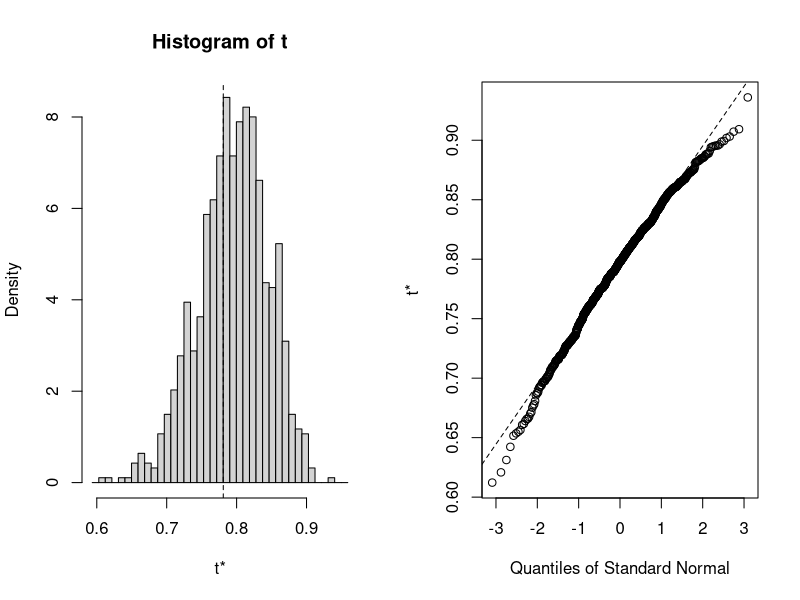
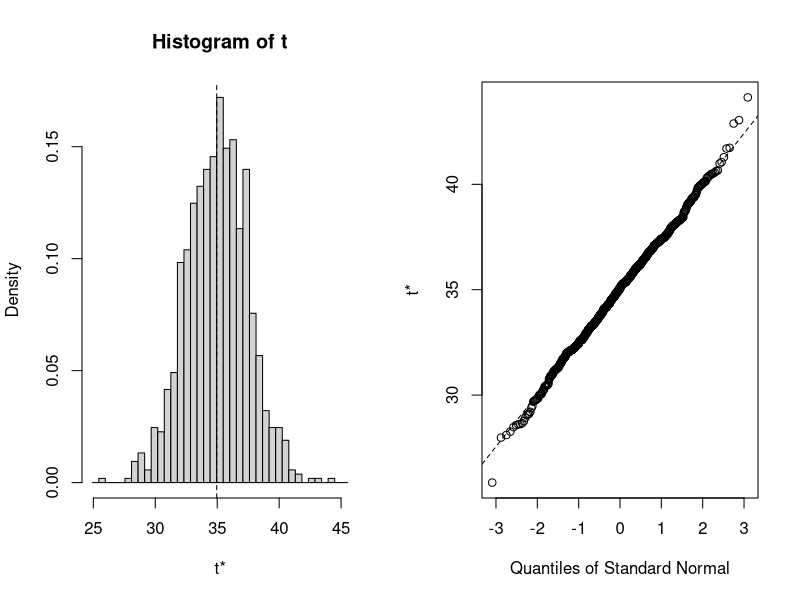
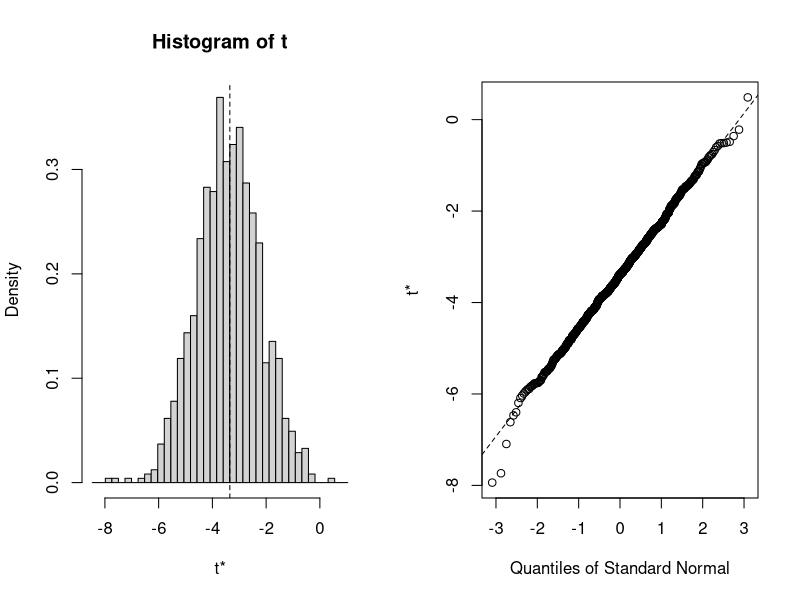
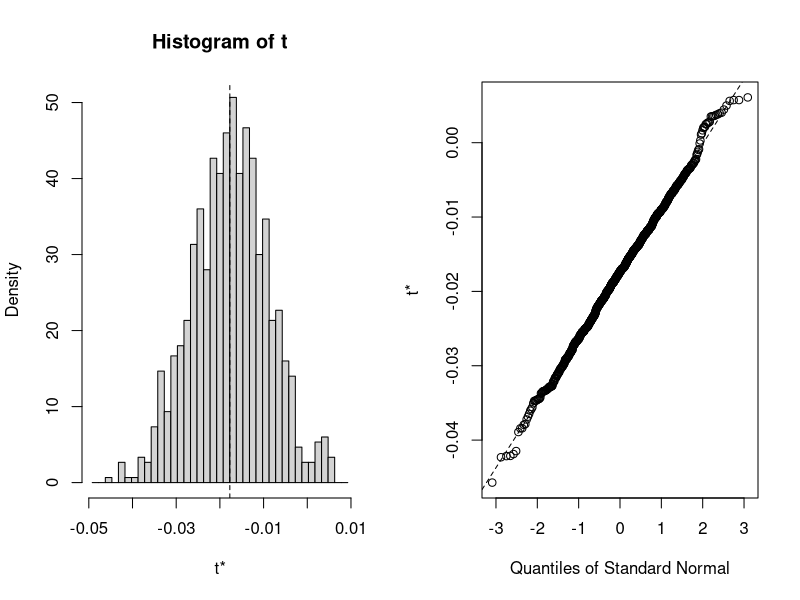

Recreate these plots in R, in order.
## ---- chunk 1
# Bootstrap 95% CI for R-Squared
library(boot)
# function to obtain R-Squared from the data
rsq <- function(formula, data, indices) {
  d <- data[indices,] # allows boot to select sample
  fit <- lm(formula, data=d)
  return(summary(fit)$r.square)
}
# bootstrapping with 1000 replications
results <- boot(data=mtcars, statistic=rsq,
  	R=1000, formula=mpg~wt+disp)

# view results
results
plot(results)

# get 95% confidence interval
boot.ci(results, type="bca")
## ---- chunk 2
# Bootstrap 95% CI for regression coefficients
library(boot)
# function to obtain regression weights
bs <- function(formula, data, indices) {
  d <- data[indices,] # allows boot to select sample
  fit <- lm(formula, data=d)
  return(coef(fit))
}
# bootstrapping with 1000 replications
results <- boot(data=mtcars, statistic=bs,
  	R=1000, formula=mpg~wt+disp)

# view results
results
plot(results, index=1) # intercept
plot(results, index=2) # wt
plot(results, index=3) # disp

# get 95% confidence intervals
boot.ci(results, type="bca", index=1) # intercept
boot.ci(results, type="bca", index=2) # wt
boot.ci(results, type="bca", index=3) # disp
